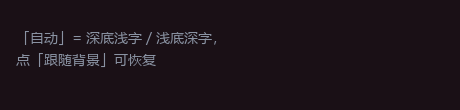
#> input picture 项目测试/fixtures/ui-hint-14px.png, 460 x 110 px
$ python gen-sharpen-variants.py
#> lines starting #> are read from the running program, lines starting #| are printed output that depends on the picture
# -*- coding: utf-8 -*-
"""生成多种预处理变体（锐化/自动对比度/灰度/放大），用于挑选 OCR 集成方案。

用法：python gen-sharpen-variants.py
"""

import os

from PIL import Image, ImageFilter, ImageOps

HERE = os.path.dirname(os.path.abspath(__file__))
SRC = os.path.join(HERE, "ui-hint-14px.png")


def main():
    base = Image.open(SRC).convert("RGB")
#> base is the input picture: PIL image 460x110 RGB; mean R, G, B 28.6, 19.1, 25.3
    variants = {
        "v-sharp.png": base.filter(ImageFilter.UnsharpMask(radius=1.2, percent=160, threshold=0)),
        "v-sharp2x.png": base.resize((base.width * 2, base.height * 2), Image.LANCZOS)
        .filter(ImageFilter.UnsharpMask(radius=2.0, percent=180, threshold=0)),
        "v-autocontrast.png": ImageOps.autocontrast(base, cutoff=1),
        "v-gray-sharp.png": ImageOps.autocontrast(base.convert("L"), cutoff=1).convert("RGB")
        .filter(ImageFilter.UnsharpMask(radius=1.2, percent=150, threshold=0)),
        "v-x25.png": base.resize((int(base.width * 2.5), int(base.height * 2.5)), Image.LANCZOS),
        "v-x4.png": base.resize((base.width * 4, base.height * 4), Image.LANCZOS),
    }
    for name, img in variants.items():
        path = os.path.join(HERE, name)
        img.save(path)
        print("saved:", name, img.size, os.path.getsize(path))
#> this loop made 6 passes
#> name on passes 1 to 6: 'v-sharp.png', 'v-sharp2x.png', 'v-autocontrast.png', 'v-gray-sharp.png', 'v-x25.png', 'v-x4.png'
#| saved: v-sharp.png (460, 110) 9781
#| saved: v-sharp2x.png (920, 220) 35826
#| saved: v-autocontrast.png (460, 110) 4671
#| saved: v-gray-sharp.png (460, 110) 2836
#| saved: v-x25.png (1150, 275) 44622
#| saved: v-x4.png (1840, 440) 90995
#> pass 1, in main, `img.save(path)`:
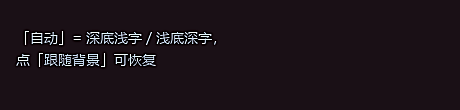
#> saved as v-sharp.png: PIL image 460x110 RGB; mean R, G, B 29.3, 20.2, 26.1
#> pass 2, in main, `img.save(path)`:
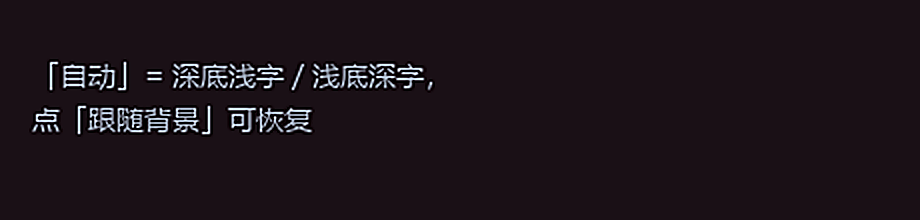
#> saved as v-sharp2x.png: PIL image 920x220 RGB; mean R, G, B 29.4, 20.4, 26.4


if __name__ == "__main__":
    main()
